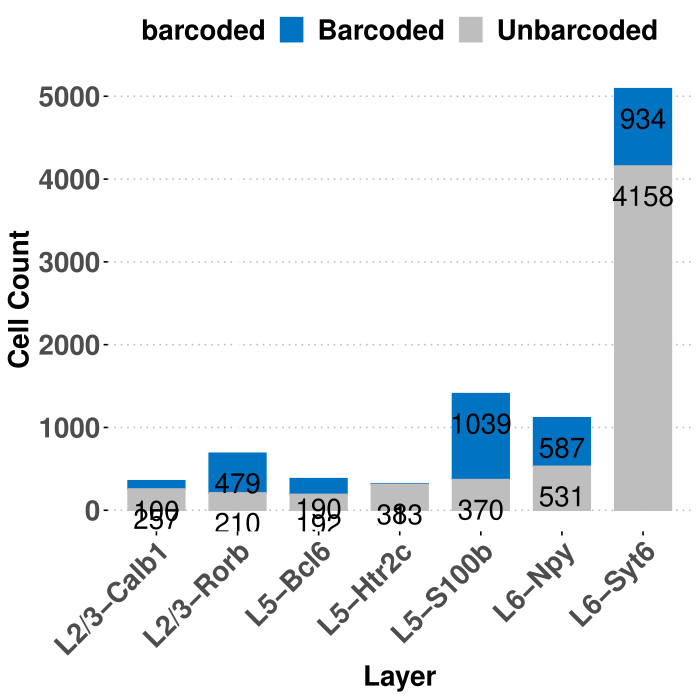

Recreate this plot in R.


###--------------
### subtype distribution ###

pfc_all_meta_filter = pfc_all_meta[rownames(pfc_all_meta) %in% rownames(exn_meta),]

exn_meta$barcoded=pfc_all_meta_filter$barcoded
df = exn_meta %>% as_tibble() %>% select(cluster,barcoded)

df=df %>% 
  group_by(cluster,barcoded) %>% count(name = "CellCount") %>% ungroup()
df
# Create stacked bar graphs with labels
p=ggbarplot(df, x = "cluster", y = "CellCount",
            color = "barcoded", fill = "barcoded",
            palette = c("#0073C2FF", "grey"),
            label = TRUE, lab.pos = "in", lab.col = "black",lab.size = 7,
            xlab ="Layer",ylab = 'Cell Count',ggtheme=theme_pubclean()) + 
  rotate_x_text(45)+
  font("xlab", size = 20,face = "bold") +
  font("ylab", size = 20,face = "bold") +
  font("xy.text", size = 20,face = "bold") + 
  font("legend.title",size = 20,face = "bold") + 
  font("legend.text",face = "bold",size = 20)
p

pdf('barcoded exn distribution.pdf')
p
dev.off()
